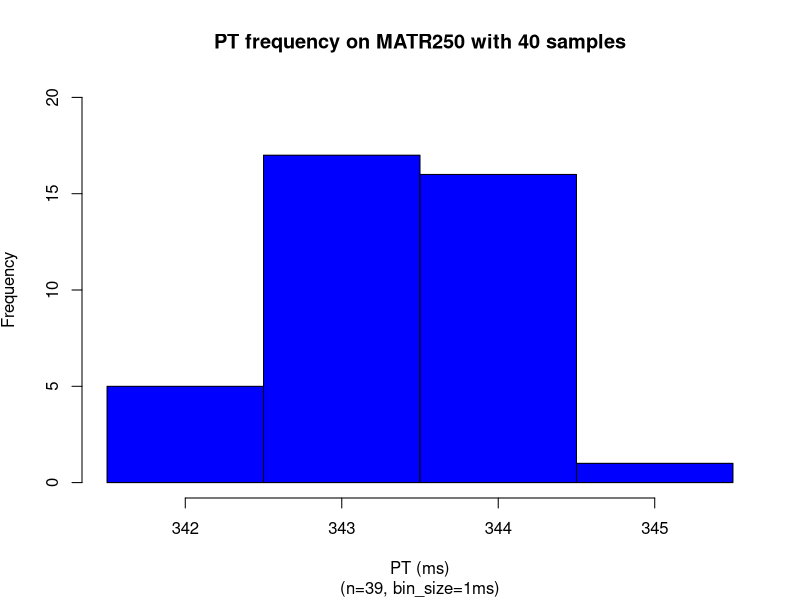
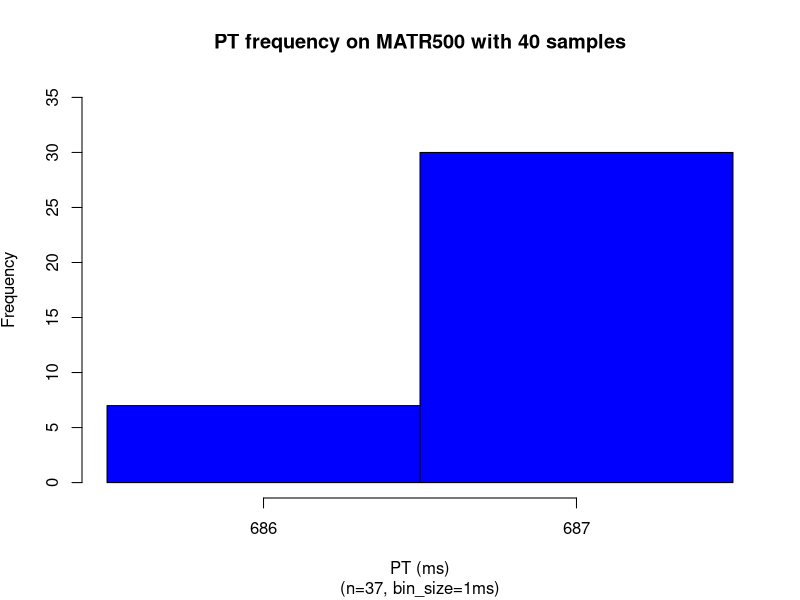
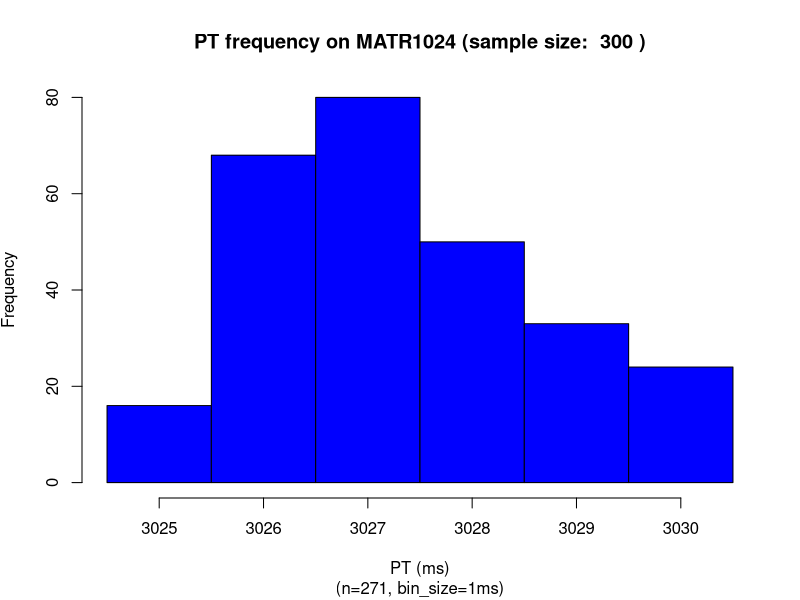
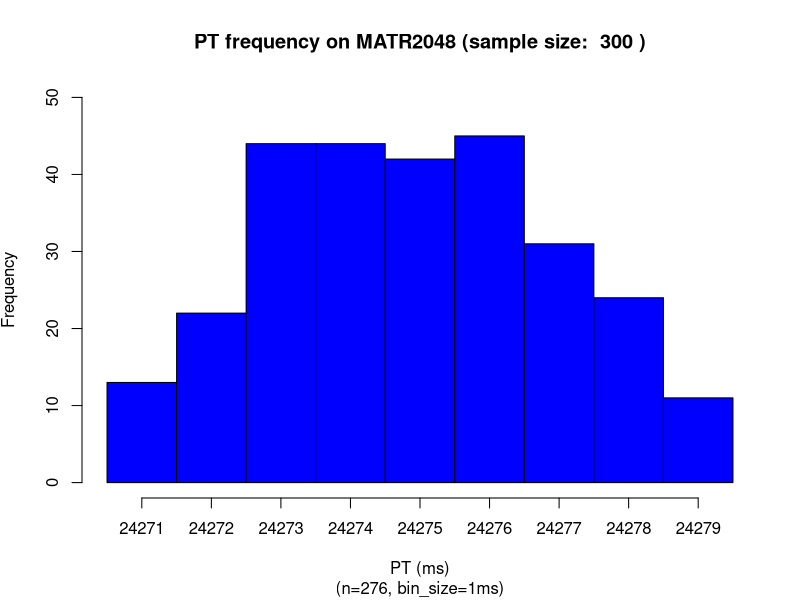
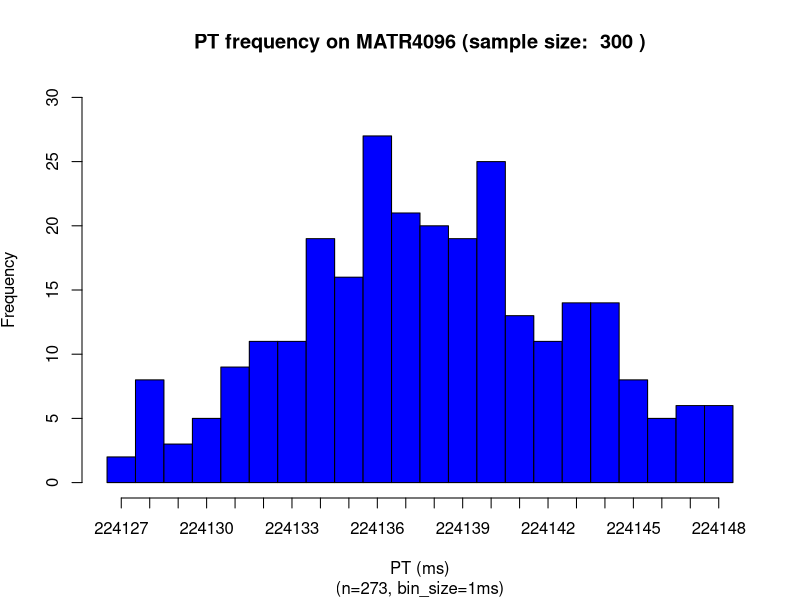
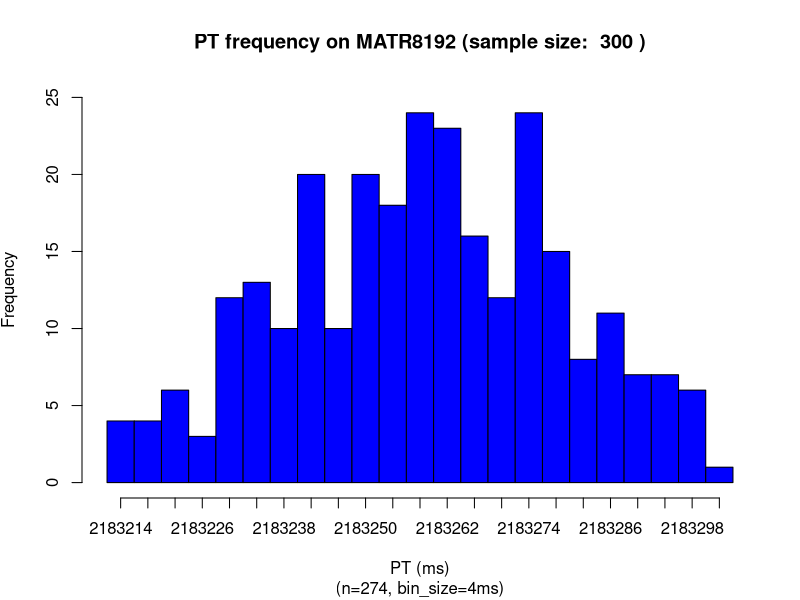
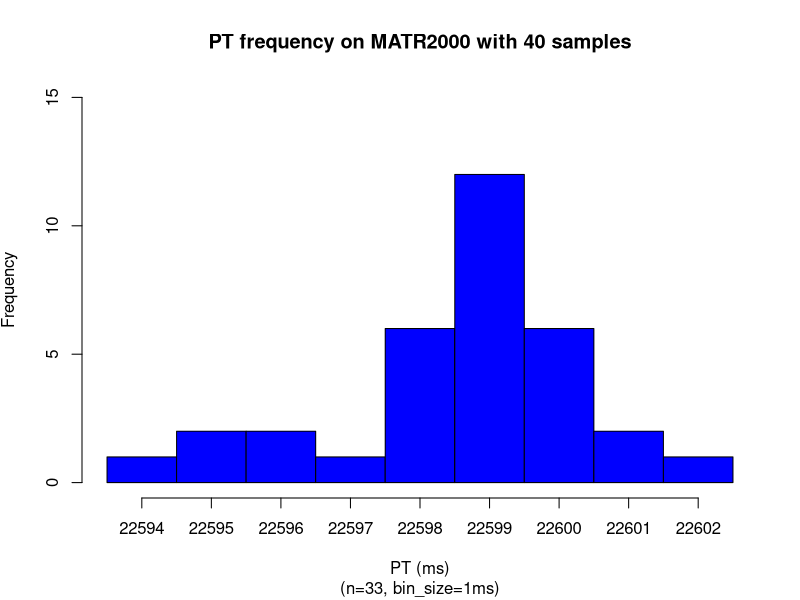
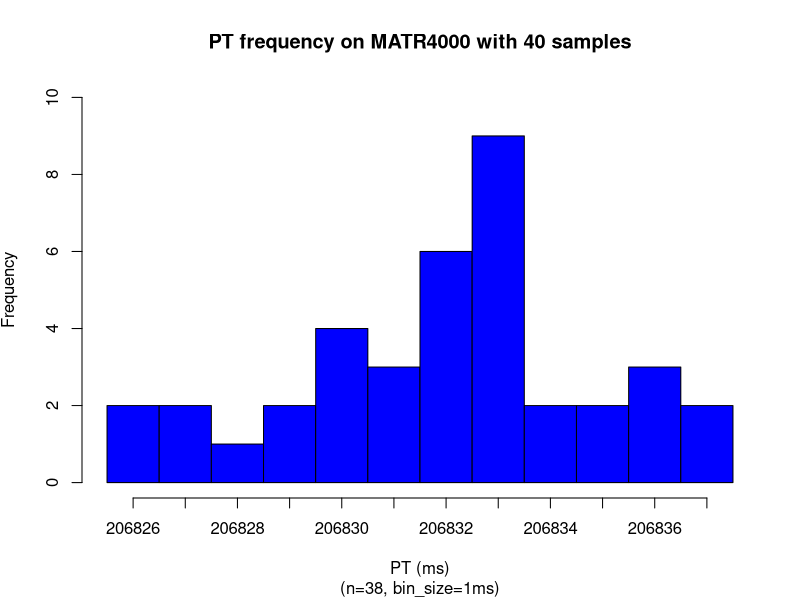

The R source for these figures, in order:
### MATR1000
numSamples <- 40
x = read.csv(file="MATR250.dat",head=TRUE,sep="\t")
x <- subset(x, x$ITERNUM <= numSamples)
setEPS()
postscript("matr250_dist.eps")
binsize=1
#x <- subset(x, x$ITERNUM != 9394)
x_up = mean(x$PRTIME) + 2*sd(x$PRTIME)
x_dn = mean(x$PRTIME) - 2*sd(x$PRTIME)
x = subset(x, x$PRTIME >= x_dn & x$PRTIME <= x_up)
xmin <-min(x$PRTIME)
xmax <-max(x$PRTIME)
xmin
xmax
nbins <- ceiling((xmax-xmin) / binsize)
h = hist(x$PRTIME, right=F, breaks=seq(xmin,xmax+binsize,binsize),plot=F)
xmin <-min(x$PRTIME)
xmax <-max(x$PRTIME)
ymax <- max(h$counts)
#ymax <- ceiling(ymax/100)*100
ymax <- 20
plot(h, xaxt='n', freq=TRUE,ylim=c(0,ymax), col="blue", main='PT frequency on MATR250 with 40 samples', 
sub=paste("(n=",nrow(x),", bin_size=",binsize,"ms)",sep=""), 
xlab='PT (ms)', ylab=expression('Frequency'))
#axis(side=1,at=seq(min(h$mids),max(h$mids)+binsize,binsize),labels=seq(ceiling(min(h$mids)),ceiling(max(h$mids))+binsize,binsize))
axis(side=1,at=h$mids,labels=seq(xmin,xmax,1))
dev.off()

x = read.csv(file="MATR500.dat",head=TRUE,sep="\t")
x <- subset(x, x$ITERNUM <= numSamples)
setEPS()
postscript("matr500_dist.eps")
binsize=1
#x <- subset(x, x$ITERNUM != 9394)
x_up = mean(x$PRTIME) + 2*sd(x$PRTIME)
x_dn = mean(x$PRTIME) - 2*sd(x$PRTIME)
x = subset(x, x$PRTIME >= x_dn & x$PRTIME <= x_up)
xmin <-min(x$PRTIME)
xmax <-max(x$PRTIME)
xmin
xmax
nbins <- ceiling((xmax-xmin) / binsize)
h = hist(x$PRTIME, right=F, breaks=seq(xmin,xmax+binsize,binsize),plot=F)
xmin <-min(x$PRTIME)
xmax <-max(x$PRTIME)
ymax <- max(h$counts)
#ymax <- ceiling(ymax/100)*100
ymax <- 35
plot(h, xaxt='n', freq=TRUE,ylim=c(0,ymax), col="blue", main='PT frequency on MATR500 with 40 samples', 
sub=paste("(n=",nrow(x),", bin_size=",binsize,"ms)",sep=""), 
xlab='PT (ms)', ylab=expression('Frequency'))
#axis(side=1,at=seq(min(h$mids),max(h$mids)+binsize,binsize),labels=seq(ceiling(min(h$mids)),ceiling(max(h$mids))+binsize,binsize))
axis(side=1,at=h$mids,labels=seq(xmin,xmax,1))
dev.off()

#MATR1024
numSamples <- 300
x = read.csv(file="MATR1024.dat",head=TRUE,sep="\t")
x <- subset(x, x$ITERNUM <= numSamples & x$ITERNUM > 13)
setEPS()
postscript("matr1024_dist.eps")
binsize=1
x_up = mean(x$PRTIME) + 2*sd(x$PRTIME)
x_dn = mean(x$PRTIME) - 2*sd(x$PRTIME)
x = subset(x, x$PRTIME >= x_dn & x$PRTIME <= x_up)
xmin <-min(x$PRTIME)
xmax <-max(x$PRTIME)
xmin
xmax
nbins <- ceiling((xmax-xmin) / binsize)
h = hist(x$PRTIME, right=F, breaks=seq(xmin,xmax+binsize,binsize),plot=F)
xmin <-min(x$PRTIME)
xmax <-max(x$PRTIME)
ymax <- max(h$counts)
ymax <- ceiling(ymax/100)*100
ymax <- 80
plot(h, xaxt='n', freq=TRUE,ylim=c(0,ymax), col="blue", main=paste("PT frequency on MATR1024 (sample size: ",numSamples,")"), 
sub=paste("(n=",nrow(x),", bin_size=",binsize,"ms)",sep=""), 
xlab='PT (ms)', ylab=expression('Frequency'))
#axis(side=1,at=seq(min(h$mids),max(h$mids)+binsize,binsize),labels=seq(ceiling(min(h$mids)),ceiling(max(h$mids))+binsize,binsize))
axis(side=1,at=h$mids,labels=seq(xmin,xmax,1))
dev.off()

# MATR2048
numSamples <- 300
x = read.csv(file="MATR2048.dat",head=TRUE,sep="\t")
x <- subset(x, x$ITERNUM <= numSamples & x$ITERNUM > 15)
setEPS()
postscript("matr2048_dist.eps")
binsize=1
x_up = mean(x$PRTIME) + 2*sd(x$PRTIME)
x_dn = mean(x$PRTIME) - 2*sd(x$PRTIME)
x = subset(x, x$PRTIME >= x_dn & x$PRTIME <= x_up)
xmin <-min(x$PRTIME)
xmax <-max(x$PRTIME)
xmin
xmax
nbins <- ceiling((xmax-xmin) / binsize)
h = hist(x$PRTIME, right=F, breaks=seq(xmin,xmax+binsize,binsize),plot=F)
xmin <-min(x$PRTIME)
xmax <-max(x$PRTIME)
ymax <- max(h$counts)
ymax <- ceiling(ymax/100)*100
ymax <- 50
plot(h, xaxt='n', freq=TRUE,ylim=c(0,ymax), col="blue", main=paste("PT frequency on MATR2048 (sample size: ",numSamples,")"), 
sub=paste("(n=",nrow(x),", bin_size=",binsize,"ms)",sep=""), 
xlab='PT (ms)', ylab=expression('Frequency'))
#axis(side=1,at=seq(min(h$mids),max(h$mids)+binsize,binsize),labels=seq(ceiling(min(h$mids)),ceiling(max(h$mids))+binsize,binsize))
axis(side=1,at=h$mids,labels=seq(xmin,xmax,1))
dev.off()

## MATR4096
numSamples <- 300
x = read.csv(file="MATR4096.dat",head=TRUE,sep="\t")
x <- subset(x, x$ITERNUM <= numSamples & x$ITERNUM > 15)
setEPS()
postscript("matr4096_dist.eps")
binsize=1
x_up = mean(x$PRTIME) + 2*sd(x$PRTIME)
x_dn = mean(x$PRTIME) - 2*sd(x$PRTIME)
x = subset(x, x$PRTIME >= x_dn & x$PRTIME <= x_up)
xmin <-min(x$PRTIME)
xmax <-max(x$PRTIME)
xmin
xmax
nbins <- ceiling((xmax-xmin) / binsize)
h = hist(x$PRTIME, right=F, breaks=seq(xmin,xmax+binsize,binsize),plot=F)
xmin <-min(x$PRTIME)
xmax <-max(x$PRTIME)
ymax <- max(h$counts)
ymax <- ceiling(ymax/100)*100
ymax <- 30
plot(h, xaxt='n', freq=TRUE,ylim=c(0,ymax), col="blue", main=paste("PT frequency on MATR4096 (sample size: ",numSamples,")"), 
sub=paste("(n=",nrow(x),", bin_size=",binsize,"ms)",sep=""), 
xlab='PT (ms)', ylab=expression('Frequency'))
#axis(side=1,at=seq(min(h$mids),max(h$mids)+binsize,binsize),labels=seq(ceiling(min(h$mids)),ceiling(max(h$mids))+binsize,binsize))
axis(side=1,at=h$mids,labels=seq(xmin,xmax,1))
dev.off()

# MATR8192
numSamples <- 300
x = read.csv(file="MATR8192.dat",head=TRUE,sep="\t")
x <- subset(x, x$ITERNUM <= numSamples & x$ITERNUM > 15)
setEPS()
postscript("matr8192_dist.eps")
binsize=4
x_up = mean(x$PRTIME) + 2*sd(x$PRTIME)
x_dn = mean(x$PRTIME) - 2*sd(x$PRTIME)
x = subset(x, x$PRTIME >= x_dn & x$PRTIME <= x_up)
xmin <-min(x$PRTIME)
xmax <-max(x$PRTIME)
xmin
xmax
nbins <- ceiling((xmax-xmin) / binsize)
h = hist(x$PRTIME, right=F, breaks=seq(xmin,xmax+binsize,binsize),plot=F)
xmin <-min(x$PRTIME)
xmax <-max(x$PRTIME)
ymax <- max(h$counts)
ymax <- ceiling(ymax/100)*100
ymax <- 25
plot(h, xaxt='n', freq=TRUE,ylim=c(0,ymax), col="blue", main=paste("PT frequency on MATR8192 (sample size: ",numSamples,")"), 
sub=paste("(n=",nrow(x),", bin_size=",binsize,"ms)",sep=""), 
xlab='PT (ms)', ylab=expression('Frequency'))
#axis(side=1,at=seq(min(h$mids),max(h$mids)+binsize,binsize),labels=seq(ceiling(min(h$mids)),ceiling(max(h$mids))+binsize,binsize))
axis(side=1,at=h$mids,labels=seq(xmin,xmax,binsize))
dev.off()


x = read.csv(file="MATR2000.dat",head=TRUE,sep="\t")
x <- subset(x, x$ITERNUM <= numSamples)
setEPS()
postscript("matr2000_dist.eps")
binsize=1
x <- subset(x, x$ITERNUM >= 6)
x_up = mean(x$PRTIME) + 2*sd(x$PRTIME)
x_dn = mean(x$PRTIME) - 2*sd(x$PRTIME)
x = subset(x, x$PRTIME >= x_dn & x$PRTIME <= x_up)
xmin <-min(x$PRTIME)
xmax <-max(x$PRTIME)
xmin
xmax
nbins <- ceiling((xmax-xmin) / binsize)
h = hist(x$PRTIME, right=F, breaks=seq(xmin,xmax+binsize,binsize),plot=F)
xmin <-min(x$PRTIME)
xmax <-max(x$PRTIME)
ymax <- max(h$counts)
#ymax <- ceiling(ymax/100)*100
ymax <- 15
plot(h, xaxt='n', freq=TRUE,ylim=c(0,ymax), col="blue", main='PT frequency on MATR2000 with 40 samples', 
sub=paste("(n=",nrow(x),", bin_size=",binsize,"ms)",sep=""), 
xlab='PT (ms)', ylab=expression('Frequency'))
#axis(side=1,at=seq(min(h$mids),max(h$mids)+binsize,binsize),labels=seq(ceiling(min(h$mids)),ceiling(max(h$mids))+binsize,binsize))
axis(side=1,at=h$mids,labels=seq(xmin,xmax,1))
dev.off()

x = read.csv(file="MATR4000.dat",head=TRUE,sep="\t")
x <- subset(x, x$ITERNUM <= numSamples)
setEPS()
postscript("matr4000_dist.eps")
binsize=1
#x <- subset(x, x$ITERNUM >= 6)
x_up = mean(x$PRTIME) + 2*sd(x$PRTIME)
x_dn = mean(x$PRTIME) - 2*sd(x$PRTIME)
x = subset(x, x$PRTIME >= x_dn & x$PRTIME <= x_up)
xmin <-min(x$PRTIME)
xmax <-max(x$PRTIME)
xmin
xmax
nbins <- ceiling((xmax-xmin) / binsize)
h = hist(x$PRTIME, right=F, breaks=seq(xmin,xmax+binsize,binsize),plot=F)
xmin <-min(x$PRTIME)
xmax <-max(x$PRTIME)
ymax <- max(h$counts)
#ymax <- ceiling(ymax/100)*100
ymax <- 10
plot(h, xaxt='n', freq=TRUE,ylim=c(0,ymax), col="blue", main='PT frequency on MATR4000 with 40 samples', 
sub=paste("(n=",nrow(x),", bin_size=",binsize,"ms)",sep=""), 
xlab='PT (ms)', ylab=expression('Frequency'))
#axis(side=1,at=seq(min(h$mids),max(h$mids)+binsize,binsize),labels=seq(ceiling(min(h$mids)),ceiling(max(h$mids))+binsize,binsize))
axis(side=1,at=h$mids,labels=seq(xmin,xmax,1))
dev.off()

x = read.csv(file="MATR8000.dat",head=TRUE,sep="\t")
x <- subset(x, x$ITERNUM <= numSamples)
setEPS()
postscript("matr8000_dist.eps")
binsize=4
#x <- subset(x, x$ITERNUM >= 6)
x_up = mean(x$PRTIME) + 2*sd(x$PRTIME)
x_dn = mean(x$PRTIME) - 2*sd(x$PRTIME)
x = subset(x, x$PRTIME >= x_dn & x$PRTIME <= x_up)
xmin <-min(x$PRTIME)
xmax <-max(x$PRTIME)
xmin
xmax
nbins <- ceiling((xmax-xmin) / binsize)
h = hist(x$PRTIME, right=F, breaks=seq(xmin,xmax+binsize,binsize),plot=F)
xmin <-min(x$PRTIME)
xmax <-max(x$PRTIME)
ymax <- max(h$counts)
#ymax <- ceiling(ymax/100)*100
ymax <- 8
plot(h, xaxt='n', freq=TRUE,ylim=c(0,ymax), col="blue", main='PT frequency on MATR8000 with 40 samples', 
sub=paste("(n=",nrow(x),", bin_size=",binsize,"ms)",sep=""), 
xlab='PT (ms)', ylab=expression('Frequency'))
#axis(side=1,at=seq(min(h$mids),max(h$mids)+binsize,binsize),labels=seq(ceiling(min(h$mids)),ceiling(max(h$mids))+binsize,binsize))
axis(side=1,at=h$mids,labels=seq(xmin,xmax,binsize))
dev.off()

#### intermediates
numSamples <- 40
x = read.csv(file="MATR1440.dat",head=TRUE,sep="\t")
x <- subset(x, x$ITERNUM <= numSamples)
setEPS()
postscript("matr1440_dist.eps")
binsize=1
#x <- subset(x, x$ITERNUM != 9394)
x_up = mean(x$PRTIME) + 2*sd(x$PRTIME)
x_dn = mean(x$PRTIME) - 2*sd(x$PRTIME)
x = subset(x, x$PRTIME >= x_dn & x$PRTIME <= x_up)
xmin <-min(x$PRTIME)
xmax <-max(x$PRTIME)
xmin
xmax
nbins <- ceiling((xmax-xmin) / binsize)
h = hist(x$PRTIME, right=F, breaks=seq(xmin,xmax+binsize,binsize),plot=F)
xmin <-min(x$PRTIME)
xmax <-max(x$PRTIME)
ymax <- max(h$counts)
ymax <- ceiling(ymax/100)*100
ymax <- 20
plot(h, xaxt='n', freq=TRUE,ylim=c(0,ymax), col="blue", main='PT frequency on MATR1440 with 40 samples', 
sub=paste("(n=",nrow(x),", bin_size=",binsize,"ms)",sep=""), 
xlab='PT (ms)', ylab=expression('Frequency'))
axis(side=1,at=h$mids,labels=seq(xmin,xmax,binsize))
dev.off()

x = read.csv(file="MATR2880.dat",head=TRUE,sep="\t")
x <- subset(x, x$ITERNUM <= numSamples)
setEPS()
postscript("matr2880_dist.eps")
binsize=1
#x <- subset(x, x$ITERNUM != 9394)
x_up = mean(x$PRTIME) + 2*sd(x$PRTIME)
x_dn = mean(x$PRTIME) - 2*sd(x$PRTIME)
x = subset(x, x$PRTIME >= x_dn & x$PRTIME <= x_up)
xmin <-min(x$PRTIME)
xmax <-max(x$PRTIME)
xmin
xmax
nbins <- ceiling((xmax-xmin) / binsize)
h = hist(x$PRTIME, right=F, breaks=seq(xmin,xmax+binsize,binsize),plot=F)
xmin <-min(x$PRTIME)
xmax <-max(x$PRTIME)
ymax <- max(h$counts)
ymax <- ceiling(ymax/100)*100
ymax <- 15
plot(h, xaxt='n', freq=TRUE,ylim=c(0,ymax), col="blue", main='PT frequency on MATR2880 with 40 samples', 
sub=paste("(n=",nrow(x),", bin_size=",binsize,"ms)",sep=""), 
xlab='PT (ms)', ylab=expression('Frequency'))
axis(side=1,at=h$mids,labels=seq(xmin,xmax,binsize))
dev.off()

x = read.csv(file="MATR5760.dat",head=TRUE,sep="\t")
x <- subset(x, x$ITERNUM <= numSamples)
setEPS()
postscript("matr5760_dist.eps")
binsize=1
#x <- subset(x, x$ITERNUM != 9394)
x_up = mean(x$PRTIME) + 2*sd(x$PRTIME)
x_dn = mean(x$PRTIME) - 2*sd(x$PRTIME)
x = subset(x, x$PRTIME >= x_dn & x$PRTIME <= x_up)
xmin <-min(x$PRTIME)
xmax <-max(x$PRTIME)
xmin
xmax
nbins <- ceiling((xmax-xmin) / binsize)
h = hist(x$PRTIME, right=F, breaks=seq(xmin,xmax+binsize,binsize),plot=F)
xmin <-min(x$PRTIME)
xmax <-max(x$PRTIME)
ymax <- max(h$counts)
ymax <- ceiling(ymax/100)*100
ymax <- 15
plot(h, xaxt='n', freq=TRUE,ylim=c(0,ymax), col="blue", main='PT frequency on MATR5760 with 40 samples', 
sub=paste("(n=",nrow(x),", bin_size=",binsize,"ms)",sep=""), 
xlab='PT (ms)', ylab=expression('Frequency'))
axis(side=1,at=h$mids,labels=seq(xmin,xmax,binsize))
dev.off()

x = read.csv(file="MATR11520.dat",head=TRUE,sep="\t")
x <- subset(x, x$ITERNUM <= numSamples)
setEPS()
postscript("matr11520_dist.eps")
binsize=1
#x <- subset(x, x$ITERNUM != 9394)
x_up = mean(x$PRTIME) + 2*sd(x$PRTIME)
x_dn = mean(x$PRTIME) - 2*sd(x$PRTIME)
x = subset(x, x$PRTIME >= x_dn & x$PRTIME <= x_up)
xmin <-min(x$PRTIME)
xmax <-max(x$PRTIME)
xmin
xmax
nbins <- ceiling((xmax-xmin) / binsize)
h = hist(x$PRTIME, right=F, breaks=seq(xmin,xmax+binsize,binsize),plot=F)
xmin <-min(x$PRTIME)
xmax <-max(x$PRTIME)
ymax <- max(h$counts)
ymax <- ceiling(ymax/100)*100
ymax <- 15
plot(h, xaxt='n', freq=TRUE,ylim=c(0,ymax), col="blue", main='PT frequency on MATR11520 with 40 samples', 
sub=paste("(n=",nrow(x),", bin_size=",binsize,"ms)",sep=""), 
xlab='PT (ms)', ylab=expression('Frequency'))
axis(side=1,at=h$mids,labels=seq(xmin,xmax,binsize))
dev.off()

x = read.csv(file="MATR23040.dat",head=TRUE,sep="\t")
x <- subset(x, x$ITERNUM <= numSamples)
setEPS()
postscript("matr23040_dist.eps")
binsize=1
#x <- subset(x, x$ITERNUM != 9394)
x_up = mean(x$PRTIME) + 2*sd(x$PRTIME)
x_dn = mean(x$PRTIME) - 2*sd(x$PRTIME)
x = subset(x, x$PRTIME >= x_dn & x$PRTIME <= x_up)
xmin <-min(x$PRTIME)
xmax <-max(x$PRTIME)
xmin
xmax
nbins <- ceiling((xmax-xmin) / binsize)
h = hist(x$PRTIME, right=F, breaks=seq(xmin,xmax+binsize,binsize),plot=F)
xmin <-min(x$PRTIME)
xmax <-max(x$PRTIME)
ymax <- max(h$counts)
ymax <- ceiling(ymax/100)*100
ymax <- 15
plot(h, xaxt='n', freq=TRUE,ylim=c(0,ymax), col="blue", main='PT frequency on MATR23040 with 40 samples', 
sub=paste("(n=",nrow(x),", bin_size=",binsize,"ms)",sep=""), 
xlab='PT (ms)', ylab=expression('Frequency'))
axis(side=1,at=h$mids,labels=seq(xmin,xmax,binsize))
dev.off()
